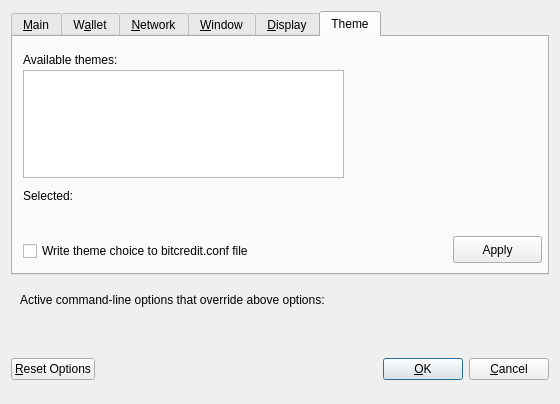
<?xml version="1.0" encoding="UTF-8"?>
<ui version="4.0">
 <class>OptionsDialog</class>
 <widget class="QDialog" name="OptionsDialog">
  <property name="geometry">
   <rect>
    <x>0</x>
    <y>0</y>
    <width>560</width>
    <height>404</height>
   </rect>
  </property>
  <property name="windowTitle">
   <string>Options</string>
  </property>
  <property name="modal">
   <bool>true</bool>
  </property>
  <layout class="QVBoxLayout" name="verticalLayout">
   <item>
    <widget class="QTabWidget" name="tabWidget">
     <property name="currentIndex">
      <number>5</number>
     </property>
     <widget class="QWidget" name="tabMain">
      <attribute name="title">
       <string>&amp;Main</string>
      </attribute>
      <layout class="QVBoxLayout" name="verticalLayout_Main">
       <item>
        <widget class="QCheckBox" name="bitcreditAtStartup">
         <property name="toolTip">
          <string>Automatically start Bitcredit Core after logging in to the system.</string>
         </property>
         <property name="text">
          <string>&amp;Start Bitcredit Core on system login</string>
         </property>
        </widget>
       </item>
       <item>
        <layout class="QHBoxLayout" name="horizontalLayout_2_Main">
         <item>
          <widget class="QLabel" name="databaseCacheLabel">
           <property name="text">
            <string>Size of &amp;database cache in MB</string>
           </property>
           <property name="textFormat">
            <enum>Qt::PlainText</enum>
           </property>
           <property name="buddy">
            <cstring>databaseCache</cstring>
           </property>
          </widget>
         </item>
         <item>
          <widget class="QSpinBox" name="databaseCache"/>
         </item>
        </layout>
       </item>
       <item>
        <layout class="QHBoxLayout" name="horizontalLayout_3_Main">
         <item>
          <widget class="QLabel" name="threadsScriptVerifLabel">
           <property name="text">
            <string>Number of script &amp;verification threads</string>
           </property>
           <property name="textFormat">
            <enum>Qt::PlainText</enum>
           </property>
           <property name="buddy">
            <cstring>threadsScriptVerif</cstring>
           </property>
          </widget>
         </item>
         <item>
          <widget class="QSpinBox" name="threadsScriptVerif">
           <property name="toolTip">
            <string>(0 = auto, &lt;0 = leave that many cores free)</string>
           </property>
          </widget>
         </item>
        </layout>
       </item>
       <item>
        <layout class="QHBoxLayout" name="horizontalLayout_2">
         <item>
          <widget class="QLabel" name="advertisedBalancelabel">
           <property name="text">
            <string>Escrow Node Advertised Balance</string>
           </property>
          </widget>
         </item>
         <item>
          <widget class="QSpinBox" name="advertisedBalance">
           <property name="maximum">
            <number>100</number>
           </property>
          </widget>
         </item>
        </layout>
       </item>
       <item>
        <layout class="QHBoxLayout" name="horizontalLayout_2_Main">
         <item>
          <widget class="QLabel" name="label">
           <property name="toolTip">
            <string>&lt;html&gt;&lt;head/&gt;&lt;body&gt;&lt;p&gt;This setting determines the amount of individual banknodes that an input will be anonymized through. More rounds of anonymization gives a higher degree of privacy, but also costs more in fees.&lt;/p&gt;&lt;/body&gt;&lt;/html&gt;</string>
           </property>
           <property name="text">
            <string>Darksend rounds to use</string>
           </property>
          </widget>
         </item>
         <item>
          <widget class="QSpinBox" name="darksendRounds">
           <property name="minimum">
            <number>2</number>
           </property>
           <property name="maximum">
            <number>16</number>
           </property>
           <property name="value">
            <number>4</number>
           </property>
          </widget>
         </item>
        </layout>
       </item>
       <item>
        <layout class="QHBoxLayout" name="horizontalLayout">
         <item>
          <widget class="QLabel" name="label_2">
           <property name="toolTip">
            <string notr="true">&lt;html&gt;&lt;head/&gt;&lt;body&gt;&lt;p&gt;This amount acts as a threshold to turn off Darksend once it's reached. &lt;/p&gt;&lt;/body&gt;&lt;/html&gt;</string>
           </property>
           <property name="statusTip">
            <string notr="true"/>
           </property>
           <property name="whatsThis">
            <string notr="true"/>
           </property>
           <property name="accessibleName">
            <string notr="true"/>
           </property>
           <property name="accessibleDescription">
            <string notr="true"/>
           </property>
           <property name="text">
            <string>Amount of Bitcredit to keep anonymized</string>
           </property>
          </widget>
         </item>
         <item>
          <widget class="QSpinBox" name="anonymizeBitcredit">
           <property name="minimum">
            <number>2</number>
           </property>
           <property name="maximum">
            <number>2000</number>
           </property>
           <property name="singleStep">
            <number>10</number>
           </property>
           <property name="value">
            <number>1000</number>
           </property>
          </widget>
         </item>
        </layout>
       </item>
      </layout>
     </widget>
     <widget class="QWidget" name="tabWallet">
      <attribute name="title">
       <string>W&amp;allet</string>
      </attribute>
      <layout class="QVBoxLayout" name="verticalLayout_Wallet">
       <item>
        <widget class="QGroupBox" name="groupBox">
         <property name="title">
          <string>Expert</string>
         </property>
         <layout class="QVBoxLayout" name="verticalLayout_2">
          <item>
           <widget class="QCheckBox" name="coinControlFeatures">
            <property name="toolTip">
             <string>Whether to show coin control features or not.</string>
            </property>
            <property name="text">
             <string>Enable coin &amp;control features</string>
            </property>
           </widget>
          </item>
          <item>
           <widget class="QCheckBox" name="spendZeroConfChange">
            <property name="toolTip">
             <string>If you disable the spending of unconfirmed change, the change from a transaction cannot be used until that transaction has at least one confirmation. This also affects how your balance is computed.</string>
            </property>
            <property name="text">
             <string>&amp;Spend unconfirmed change</string>
            </property>
           </widget>
          </item>
         </layout>
        </widget>
       </item>
       <item>
        <spacer name="verticalSpacer_Wallet">
         <property name="orientation">
          <enum>Qt::Vertical</enum>
         </property>
         <property name="sizeHint" stdset="0">
          <size>
           <width>20</width>
           <height>40</height>
          </size>
         </property>
        </spacer>
       </item>
      </layout>
     </widget>
     <widget class="QWidget" name="tabNetwork">
      <attribute name="title">
       <string>&amp;Network</string>
      </attribute>
      <layout class="QVBoxLayout" name="verticalLayout_Network">
       <item>
        <widget class="QCheckBox" name="mapPortUpnp">
         <property name="toolTip">
          <string>Automatically open the Bitcredit client port on the router. This only works when your router supports UPnP and it is enabled.</string>
         </property>
         <property name="text">
          <string>Map port using &amp;UPnP</string>
         </property>
        </widget>
       </item>
       <item>
        <widget class="QCheckBox" name="allowIncoming">
         <property name="toolTip">
          <string>Accept connections from outside</string>
         </property>
         <property name="text">
          <string>Allow incoming connections</string>
         </property>
        </widget>
       </item>
       <item>
        <widget class="QCheckBox" name="connectSocks">
         <property name="toolTip">
          <string>Connect to the Bitcredit network through a SOCKS5 proxy.</string>
         </property>
         <property name="text">
          <string>&amp;Connect through SOCKS5 proxy (default proxy):</string>
         </property>
        </widget>
       </item>
       <item>
        <layout class="QHBoxLayout" name="horizontalLayout_1_Network">
         <item>
          <widget class="QLabel" name="proxyIpLabel">
           <property name="text">
            <string>Proxy &amp;IP:</string>
           </property>
           <property name="textFormat">
            <enum>Qt::PlainText</enum>
           </property>
           <property name="buddy">
            <cstring>proxyIp</cstring>
           </property>
          </widget>
         </item>
         <item>
          <widget class="QValidatedLineEdit" name="proxyIp">
           <property name="minimumSize">
            <size>
             <width>140</width>
             <height>0</height>
            </size>
           </property>
           <property name="maximumSize">
            <size>
             <width>140</width>
             <height>16777215</height>
            </size>
           </property>
           <property name="toolTip">
            <string>IP address of the proxy (e.g. IPv4: 127.0.0.1 / IPv6: ::1)</string>
           </property>
          </widget>
         </item>
         <item>
          <widget class="QLabel" name="proxyPortLabel">
           <property name="text">
            <string>&amp;Port:</string>
           </property>
           <property name="textFormat">
            <enum>Qt::PlainText</enum>
           </property>
           <property name="buddy">
            <cstring>proxyPort</cstring>
           </property>
          </widget>
         </item>
         <item>
          <widget class="QLineEdit" name="proxyPort">
           <property name="minimumSize">
            <size>
             <width>55</width>
             <height>0</height>
            </size>
           </property>
           <property name="maximumSize">
            <size>
             <width>55</width>
             <height>16777215</height>
            </size>
           </property>
           <property name="toolTip">
            <string>Port of the proxy (e.g. 9050)</string>
           </property>
          </widget>
         </item>
         <item>
          <spacer name="horizontalSpacer_1_Network">
           <property name="orientation">
            <enum>Qt::Horizontal</enum>
           </property>
           <property name="sizeHint" stdset="0">
            <size>
             <width>40</width>
             <height>20</height>
            </size>
           </property>
          </spacer>
         </item>
        </layout>
       </item>
       <item>
        <layout class="QHBoxLayout" name="horizontalLayout_2_Network">
         <item>
          <widget class="QLabel" name="proxyActiveNets">
           <property name="text">
            <string>Used for reaching peers via:</string>
           </property>
           <property name="textFormat">
            <enum>Qt::PlainText</enum>
           </property>
          </widget>
         </item>
         <item>
          <widget class="QCheckBox" name="proxyReachIPv4">
           <property name="enabled">
            <bool>false</bool>
           </property>
           <property name="toolTip">
            <string>Shows, if the supplied default SOCKS5 proxy is used to reach peers via this network type.</string>
           </property>
           <property name="text">
            <string/>
           </property>
          </widget>
         </item>
         <item>
          <widget class="QLabel" name="proxyReachIPv4Label">
           <property name="text">
            <string>IPv4</string>
           </property>
           <property name="textFormat">
            <enum>Qt::PlainText</enum>
           </property>
          </widget>
         </item>
         <item>
          <widget class="QCheckBox" name="proxyReachIPv6">
           <property name="enabled">
            <bool>false</bool>
           </property>
           <property name="toolTip">
            <string>Shows, if the supplied default SOCKS5 proxy is used to reach peers via this network type.</string>
           </property>
           <property name="text">
            <string/>
           </property>
          </widget>
         </item>
         <item>
          <widget class="QLabel" name="proxyReachIPv6Label">
           <property name="text">
            <string>IPv6</string>
           </property>
           <property name="textFormat">
            <enum>Qt::PlainText</enum>
           </property>
          </widget>
         </item>
         <item>
          <widget class="QCheckBox" name="proxyReachTor">
           <property name="enabled">
            <bool>false</bool>
           </property>
           <property name="toolTip">
            <string>Shows, if the supplied default SOCKS5 proxy is used to reach peers via this network type.</string>
           </property>
           <property name="text">
            <string/>
           </property>
          </widget>
         </item>
         <item>
          <widget class="QLabel" name="proxyReachTorLabel">
           <property name="text">
            <string>Tor</string>
           </property>
           <property name="textFormat">
            <enum>Qt::PlainText</enum>
           </property>
          </widget>
         </item>
         <item>
          <spacer name="horizontalSpacer_2_Network">
           <property name="orientation">
            <enum>Qt::Horizontal</enum>
           </property>
           <property name="sizeHint" stdset="0">
            <size>
             <width>40</width>
             <height>20</height>
            </size>
           </property>
          </spacer>
         </item>
        </layout>
       </item>
       <item>
        <widget class="QCheckBox" name="connectSocksTor">
         <property name="toolTip">
          <string>Connect to the Bitcredit network through a separate SOCKS5 proxy for Tor hidden services.</string>
         </property>
         <property name="text">
          <string>Use separate SOCKS5 proxy to reach peers via Tor hidden services:</string>
         </property>
        </widget>
       </item>
       <item>
        <layout class="QHBoxLayout" name="horizontalLayout_3_Network">
         <item>
          <widget class="QLabel" name="proxyIpTorLabel">
           <property name="text">
            <string>Proxy &amp;IP:</string>
           </property>
           <property name="textFormat">
            <enum>Qt::PlainText</enum>
           </property>
           <property name="buddy">
            <cstring>proxyIpTor</cstring>
           </property>
          </widget>
         </item>
         <item>
          <widget class="QValidatedLineEdit" name="proxyIpTor">
           <property name="minimumSize">
            <size>
             <width>140</width>
             <height>0</height>
            </size>
           </property>
           <property name="maximumSize">
            <size>
             <width>140</width>
             <height>16777215</height>
            </size>
           </property>
           <property name="toolTip">
            <string>IP address of the proxy (e.g. IPv4: 127.0.0.1 / IPv6: ::1)</string>
           </property>
          </widget>
         </item>
         <item>
          <widget class="QLabel" name="proxyPortTorLabel">
           <property name="text">
            <string>&amp;Port:</string>
           </property>
           <property name="textFormat">
            <enum>Qt::PlainText</enum>
           </property>
           <property name="buddy">
            <cstring>proxyPortTor</cstring>
           </property>
          </widget>
         </item>
         <item>
          <widget class="QLineEdit" name="proxyPortTor">
           <property name="minimumSize">
            <size>
             <width>55</width>
             <height>0</height>
            </size>
           </property>
           <property name="maximumSize">
            <size>
             <width>55</width>
             <height>16777215</height>
            </size>
           </property>
           <property name="toolTip">
            <string>Port of the proxy (e.g. 9050)</string>
           </property>
          </widget>
         </item>
         <item>
          <spacer name="horizontalSpacer_4_Network">
           <property name="orientation">
            <enum>Qt::Horizontal</enum>
           </property>
           <property name="sizeHint" stdset="0">
            <size>
             <width>40</width>
             <height>20</height>
            </size>
           </property>
          </spacer>
         </item>
        </layout>
       </item>
       <item>
        <spacer name="verticalSpacer_Network">
         <property name="orientation">
          <enum>Qt::Vertical</enum>
         </property>
         <property name="sizeHint" stdset="0">
          <size>
           <width>20</width>
           <height>40</height>
          </size>
         </property>
        </spacer>
       </item>
      </layout>
     </widget>
     <widget class="QWidget" name="tabWindow">
      <attribute name="title">
       <string>&amp;Window</string>
      </attribute>
      <layout class="QVBoxLayout" name="verticalLayout_Window">
       <item>
        <widget class="QCheckBox" name="minimizeToTray">
         <property name="toolTip">
          <string>Show only a tray icon after minimizing the window.</string>
         </property>
         <property name="text">
          <string>&amp;Minimize to the tray instead of the taskbar</string>
         </property>
        </widget>
       </item>
       <item>
        <widget class="QCheckBox" name="minimizeOnClose">
         <property name="toolTip">
          <string>Minimize instead of exit the application when the window is closed. When this option is enabled, the application will be closed only after selecting Quit in the menu.</string>
         </property>
         <property name="text">
          <string>M&amp;inimize on close</string>
         </property>
        </widget>
       </item>
       <item>
        <spacer name="verticalSpacer_Window">
         <property name="orientation">
          <enum>Qt::Vertical</enum>
         </property>
         <property name="sizeHint" stdset="0">
          <size>
           <width>20</width>
           <height>40</height>
          </size>
         </property>
        </spacer>
       </item>
      </layout>
     </widget>
     <widget class="QWidget" name="tabDisplay">
      <attribute name="title">
       <string>&amp;Display</string>
      </attribute>
      <layout class="QVBoxLayout" name="verticalLayout_Display">
       <item>
        <layout class="QHBoxLayout" name="horizontalLayout_1_Display">
         <item>
          <widget class="QLabel" name="langLabel">
           <property name="text">
            <string>User Interface &amp;language:</string>
           </property>
           <property name="textFormat">
            <enum>Qt::PlainText</enum>
           </property>
           <property name="buddy">
            <cstring>lang</cstring>
           </property>
          </widget>
         </item>
         <item>
          <widget class="QValueComboBox" name="lang">
           <property name="toolTip">
            <string>The user interface language can be set here. This setting will take effect after restarting Bitcredit Core.</string>
           </property>
          </widget>
         </item>
        </layout>
       </item>
       <item>
        <layout class="QHBoxLayout" name="horizontalLayout_2_Display">
         <item>
          <widget class="QLabel" name="unitLabel">
           <property name="text">
            <string>&amp;Unit to show amounts in:</string>
           </property>
           <property name="textFormat">
            <enum>Qt::PlainText</enum>
           </property>
           <property name="buddy">
            <cstring>unit</cstring>
           </property>
          </widget>
         </item>
         <item>
          <widget class="QValueComboBox" name="unit">
           <property name="toolTip">
            <string>Choose the default subdivision unit to show in the interface and when sending coins.</string>
           </property>
          </widget>
         </item>
        </layout>
       </item>
       <item>
        <layout class="QHBoxLayout" name="horizontalLayout_3_Display">
         <item>
          <widget class="QLabel" name="thirdPartyTxUrlsLabel">
           <property name="toolTip">
            <string>Third party URLs (e.g. a block explorer) that appear in the transactions tab as context menu items. %s in the URL is replaced by transaction hash. Multiple URLs are separated by vertical bar |.</string>
           </property>
           <property name="text">
            <string>Third party transaction URLs</string>
           </property>
           <property name="buddy">
            <cstring>thirdPartyTxUrls</cstring>
           </property>
          </widget>
         </item>
         <item>
          <widget class="QLineEdit" name="thirdPartyTxUrls">
           <property name="toolTip">
            <string>Third party URLs (e.g. a block explorer) that appear in the transactions tab as context menu items. %s in the URL is replaced by transaction hash. Multiple URLs are separated by vertical bar |.</string>
           </property>
          </widget>
         </item>
        </layout>
       </item>
       <item>
        <spacer name="verticalSpacer_Display">
         <property name="orientation">
          <enum>Qt::Vertical</enum>
         </property>
         <property name="sizeHint" stdset="0">
          <size>
           <width>20</width>
           <height>40</height>
          </size>
         </property>
        </spacer>
       </item>
      </layout>
     </widget>
     <widget class="QWidget" name="tab">
      <attribute name="title">
       <string>Theme</string>
      </attribute>
      <widget class="QLabel" name="label_available_themes">
       <property name="geometry">
        <rect>
         <x>10</x>
         <y>14</y>
         <width>411</width>
         <height>17</height>
        </rect>
       </property>
       <property name="toolTip">
        <string>Searches your-home-directory/themes folder for stylesheet files</string>
       </property>
       <property name="text">
        <string>Available themes:</string>
       </property>
      </widget>
      <widget class="QPushButton" name="pushButton_apply_theme">
       <property name="geometry">
        <rect>
         <x>440</x>
         <y>199</y>
         <width>89</width>
         <height>27</height>
        </rect>
       </property>
       <property name="toolTip">
        <string>Apply selected theme</string>
       </property>
       <property name="text">
        <string>Apply</string>
       </property>
      </widget>
      <widget class="QTreeView" name="tree">
       <property name="geometry">
        <rect>
         <x>10</x>
         <y>33</y>
         <width>321</width>
         <height>108</height>
        </rect>
       </property>
       <property name="toolTip">
        <string>Lists any available stylesheet files - *.qss or *.css - in your-home-directory/themes folder</string>
       </property>
      </widget>
      <widget class="QLabel" name="test">
       <property name="geometry">
        <rect>
         <x>10</x>
         <y>172</y>
         <width>321</width>
         <height>18</height>
        </rect>
       </property>
       <property name="text">
        <string/>
       </property>
       <property name="wordWrap">
        <bool>true</bool>
       </property>
      </widget>
      <widget class="QLabel" name="label_3">
       <property name="geometry">
        <rect>
         <x>10</x>
         <y>150</y>
         <width>141</width>
         <height>17</height>
        </rect>
       </property>
       <property name="text">
        <string>Selected:</string>
       </property>
      </widget>
      <widget class="QCheckBox" name="checkBox">
       <property name="geometry">
        <rect>
         <x>10</x>
         <y>203</y>
         <width>321</width>
         <height>22</height>
        </rect>
       </property>
       <property name="text">
        <string>Write theme choice to bitcredit.conf file</string>
       </property>
      </widget>
     </widget>
    </widget>
   </item>
   <item>
    <widget class="QFrame" name="frame">
     <layout class="QVBoxLayout" name="verticalLayout_Bottom">
      <item>
       <layout class="QHBoxLayout" name="horizontalLayout_Bottom">
        <item>
         <widget class="QLabel" name="overriddenByCommandLineInfoLabel">
          <property name="text">
           <string>Active command-line options that override above options:</string>
          </property>
          <property name="textFormat">
           <enum>Qt::PlainText</enum>
          </property>
         </widget>
        </item>
        <item>
         <spacer name="horizontalSpacer_Bottom">
          <property name="orientation">
           <enum>Qt::Horizontal</enum>
          </property>
          <property name="sizeHint" stdset="0">
           <size>
            <width>40</width>
            <height>20</height>
           </size>
          </property>
         </spacer>
        </item>
       </layout>
      </item>
      <item>
       <widget class="QLabel" name="overriddenByCommandLineLabel">
        <property name="text">
         <string/>
        </property>
        <property name="textFormat">
         <enum>Qt::PlainText</enum>
        </property>
        <property name="wordWrap">
         <bool>true</bool>
        </property>
       </widget>
      </item>
     </layout>
    </widget>
   </item>
   <item>
    <layout class="QHBoxLayout" name="horizontalLayout_Buttons">
     <item>
      <widget class="QPushButton" name="resetButton">
       <property name="toolTip">
        <string>Reset all client options to default.</string>
       </property>
       <property name="text">
        <string>&amp;Reset Options</string>
       </property>
       <property name="autoDefault">
        <bool>false</bool>
       </property>
      </widget>
     </item>
     <item>
      <spacer name="horizontalSpacer_1">
       <property name="orientation">
        <enum>Qt::Horizontal</enum>
       </property>
       <property name="sizeHint" stdset="0">
        <size>
         <width>40</width>
         <height>48</height>
        </size>
       </property>
      </spacer>
     </item>
     <item>
      <widget class="QLabel" name="statusLabel">
       <property name="minimumSize">
        <size>
         <width>200</width>
         <height>0</height>
        </size>
       </property>
       <property name="font">
        <font>
         <weight>75</weight>
         <bold>true</bold>
        </font>
       </property>
       <property name="text">
        <string/>
       </property>
       <property name="textFormat">
        <enum>Qt::PlainText</enum>
       </property>
       <property name="wordWrap">
        <bool>true</bool>
       </property>
      </widget>
     </item>
     <item>
      <spacer name="horizontalSpacer_2">
       <property name="orientation">
        <enum>Qt::Horizontal</enum>
       </property>
       <property name="sizeHint" stdset="0">
        <size>
         <width>40</width>
         <height>48</height>
        </size>
       </property>
      </spacer>
     </item>
     <item>
      <widget class="QPushButton" name="okButton">
       <property name="text">
        <string>&amp;OK</string>
       </property>
       <property name="autoDefault">
        <bool>false</bool>
       </property>
       <property name="default">
        <bool>true</bool>
       </property>
      </widget>
     </item>
     <item>
      <widget class="QPushButton" name="cancelButton">
       <property name="text">
        <string>&amp;Cancel</string>
       </property>
       <property name="autoDefault">
        <bool>false</bool>
       </property>
      </widget>
     </item>
    </layout>
   </item>
  </layout>
 </widget>
 <customwidgets>
  <customwidget>
   <class>QValidatedLineEdit</class>
   <extends>QLineEdit</extends>
   <header>qvalidatedlineedit.h</header>
  </customwidget>
  <customwidget>
   <class>QValueComboBox</class>
   <extends>QComboBox</extends>
   <header>qvaluecombobox.h</header>
  </customwidget>
 </customwidgets>
 <resources/>
 <connections/>
</ui>
